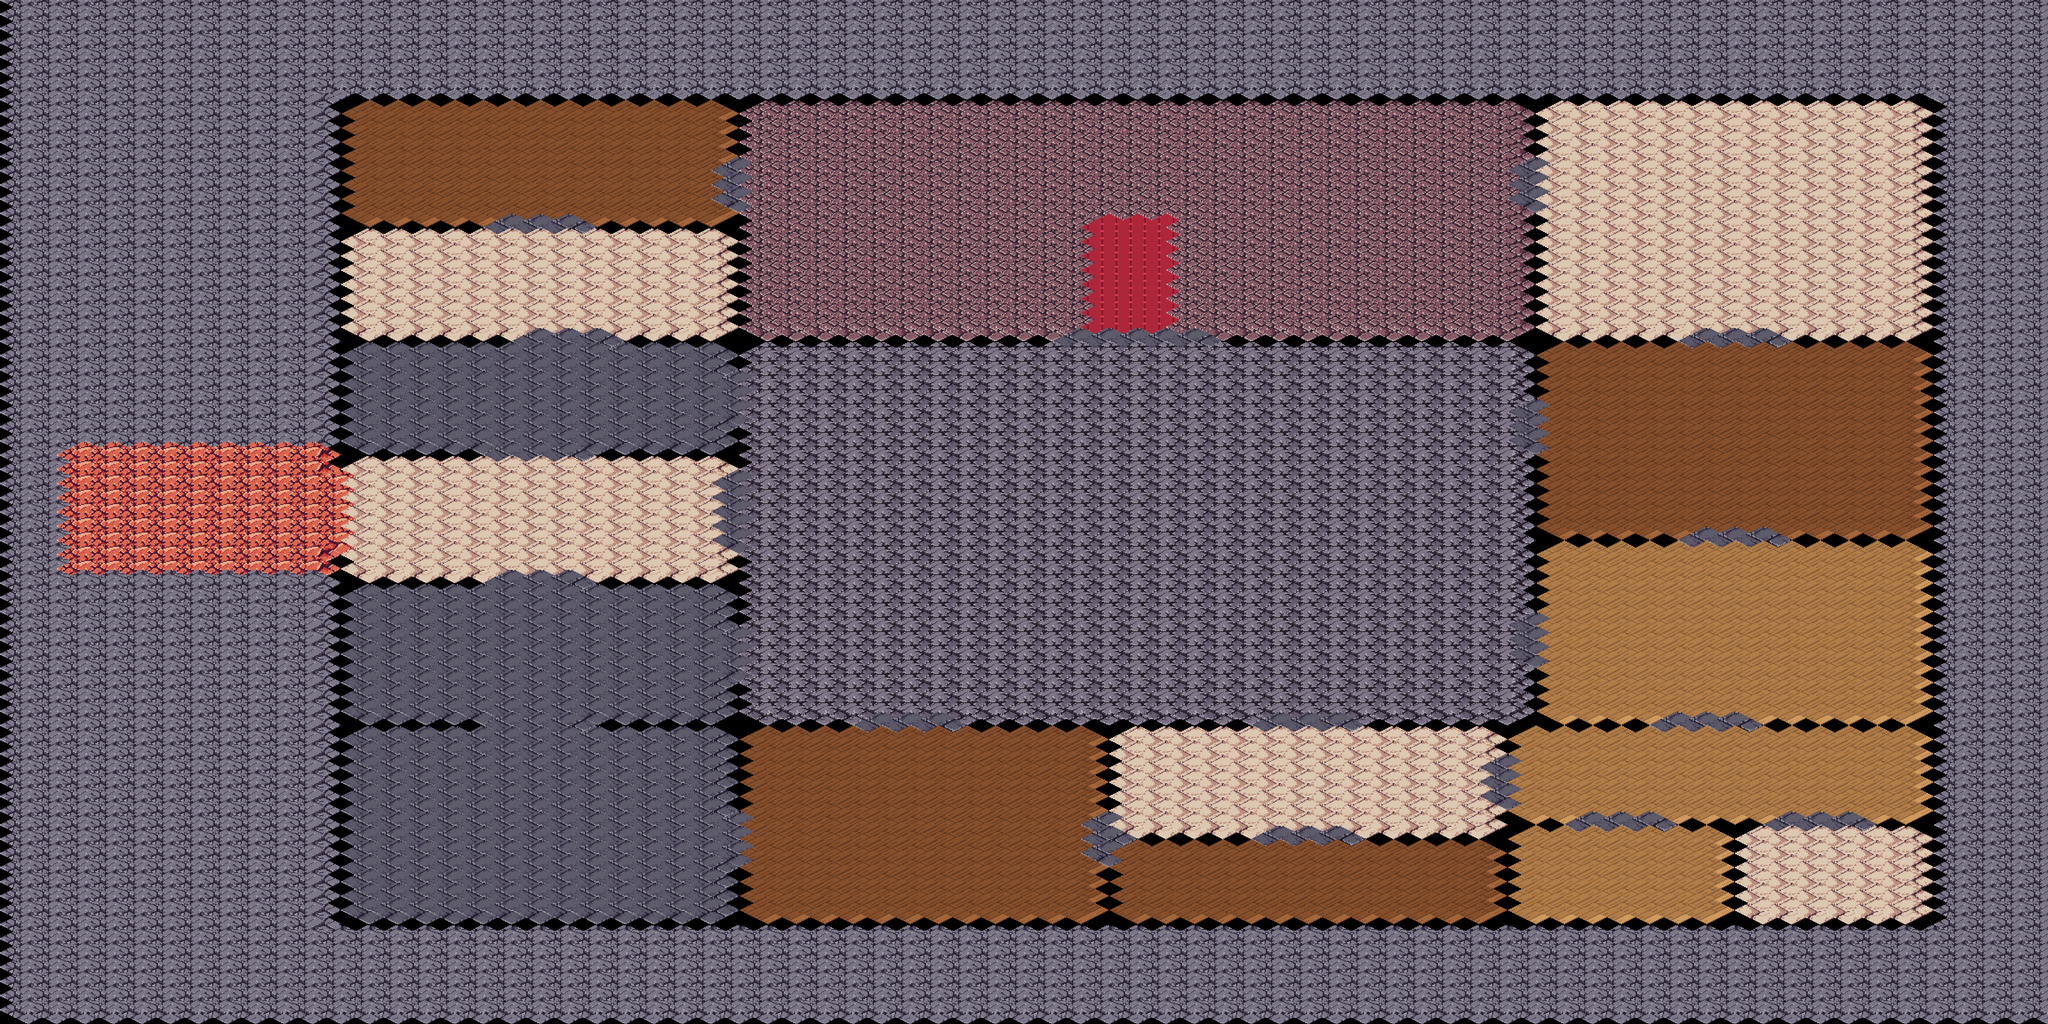

Below is a game level as drawn by its tile map, then a one-line description and the .tmx that defines it (tile-layer data replaced by summaries):
An orthogonal 72x72 tile map with 64x32 px tiles, 1 tile layer (suelo).

<map version="1.10" orientation="orthogonal" renderorder="right-down" width="72" height="72" tilewidth="64" tileheight="32" infinite="0" nextlayerid="2" nextobjectid="1">
 <tileset firstgid="1" name="terreno_mundo" tilewidth="128" tileheight="64" tile_count="203" columns="8">
  <image source="../textures/../textures/terreno_mundo.png" width="1024" height="1664" />
  <tile id="6">
   <properties>
    <property name="collision" type="bool" value="true" />
   </properties>
  </tile>
  <tile id="13">
   <properties>
    <property name="collision" type="bool" value="true" />
   </properties>
  </tile>
 </tileset>
 <layer id="1" name="suelo" width="72" height="72">
  <data>[5184 cells, 4719 non-empty, 9 distinct tile ids]</data>
 </layer>
</map>
